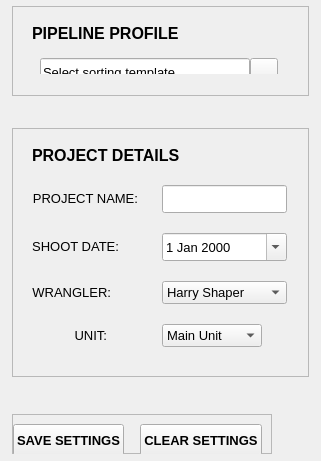
            <widget class="QWidget" name="frame02_main_settings" native="true">
             <property name="sizePolicy">
              <sizepolicy hsizetype="Preferred" vsizetype="Preferred">
               <horstretch>0</horstretch>
               <verstretch>0</verstretch>
              </sizepolicy>
             </property>
             <property name="minimumSize">
              <size>
               <width>250</width>
               <height>440</height>
              </size>
             </property>
             <property name="maximumSize">
              <size>
               <width>400</width>
               <height>250000</height>
              </size>
             </property>
             <property name="font">
              <font>
               <family>Segoe UI</family>
               <pointsize>10</pointsize>
              </font>
             </property>
             <layout class="QVBoxLayout" name="verticalLayout_15">
              <property name="spacing">
               <number>8</number>
              </property>
              <property name="leftMargin">
               <number>12</number>
              </property>
              <property name="topMargin">
               <number>4</number>
              </property>
              <property name="rightMargin">
               <number>12</number>
              </property>
              <property name="bottomMargin">
               <number>0</number>
              </property>
              <item>
               <layout class="QVBoxLayout" name="verticalLayout_16">
                <property name="spacing">
                 <number>34</number>
                </property>
                <property name="bottomMargin">
                 <number>10</number>
                </property>
                <item>
                 <widget class="QFrame" name="frame_pipelineProfile">
                  <property name="minimumSize">
                   <size>
                    <width>0</width>
                    <height>90</height>
                   </size>
                  </property>
                  <property name="maximumSize">
                   <size>
                    <width>16777215</width>
                    <height>86</height>
                   </size>
                  </property>
                  <property name="frameShape">
                   <enum>QFrame::StyledPanel</enum>
                  </property>
                  <property name="frameShadow">
                   <enum>QFrame::Raised</enum>
                  </property>
                  <layout class="QVBoxLayout" name="verticalLayout_17">
                   <item>
                    <layout class="QVBoxLayout" name="verticalLayout_18">
                     <property name="spacing">
                      <number>6</number>
                     </property>
                     <property name="leftMargin">
                      <number>10</number>
                     </property>
                     <property name="topMargin">
                      <number>8</number>
                     </property>
                     <property name="rightMargin">
                      <number>12</number>
                     </property>
                     <property name="bottomMargin">
                      <number>12</number>
                     </property>
                     <item>
                      <widget class="QLabel" name="title_pipelineProfile">
                       <property name="font">
                        <font>
                         <family>Segoe UI</family>
                         <pointsize>12</pointsize>
                         <weight>87</weight>
                         <bold>true</bold>
                        </font>
                       </property>
                       <property name="text">
                        <string>PIPELINE PROFILE</string>
                       </property>
                       <property name="indent">
                        <number>0</number>
                       </property>
                      </widget>
                     </item>
                     <item>
                      <widget class="QWidget" name="widget_6" native="true">
                       <property name="minimumSize">
                        <size>
                         <width>200</width>
                         <height>0</height>
                        </size>
                       </property>
                       <property name="maximumSize">
                        <size>
                         <width>800</width>
                         <height>16777215</height>
                        </size>
                       </property>
                       <layout class="QHBoxLayout" name="horizontalLayout_13">
                        <property name="spacing">
                         <number>0</number>
                        </property>
                        <property name="leftMargin">
                         <number>0</number>
                        </property>
                        <item>
                         <layout class="QHBoxLayout" name="horizontalLayout_16">
                          <property name="spacing">
                           <number>0</number>
                          </property>
                          <item>
                           <widget class="QLabel" name="label_configFile">
                            <property name="text">
                             <string/>
                            </property>
                           </widget>
                          </item>
                          <item>
                           <widget class="QLineEdit" name="lineEdit_7">
                            <property name="sizePolicy">
                             <sizepolicy hsizetype="Expanding" vsizetype="Fixed">
                              <horstretch>0</horstretch>
                              <verstretch>0</verstretch>
                             </sizepolicy>
                            </property>
                            <property name="minimumSize">
                             <size>
                              <width>0</width>
                              <height>28</height>
                             </size>
                            </property>
                            <property name="text">
                             <string>Select sorting template...</string>
                            </property>
                            <property name="readOnly">
                             <bool>true</bool>
                            </property>
                           </widget>
                          </item>
                          <item>
                           <widget class="QPushButton" name="btn_browseConfig">
                            <property name="minimumSize">
                             <size>
                              <width>28</width>
                              <height>28</height>
                             </size>
                            </property>
                            <property name="maximumSize">
                             <size>
                              <width>26</width>
                              <height>26</height>
                             </size>
                            </property>
                            <property name="text">
                             <string/>
                            </property>
                            <property name="icon">
                             <iconset>
                              <normaloff>../../course_notes/icons/browse_file_icon.png</normaloff>../../course_notes/icons/browse_file_icon.png</iconset>
                            </property>
                            <property name="flat">
                             <bool>false</bool>
                            </property>
                           </widget>
                          </item>
                         </layout>
                        </item>
                       </layout>
                      </widget>
                     </item>
                    </layout>
                   </item>
                  </layout>
                 </widget>
                </item>
                <item>
                 <widget class="QFrame" name="frame_projectDetails">
                  <property name="minimumSize">
                   <size>
                    <width>0</width>
                    <height>215</height>
                   </size>
                  </property>
                  <property name="maximumSize">
                   <size>
                    <width>16777215</width>
                    <height>400</height>
                   </size>
                  </property>
                  <property name="frameShape">
                   <enum>QFrame::StyledPanel</enum>
                  </property>
                  <property name="frameShadow">
                   <enum>QFrame::Raised</enum>
                  </property>
                  <layout class="QVBoxLayout" name="verticalLayout_19">
                   <property name="spacing">
                    <number>6</number>
                   </property>
                   <item>
                    <layout class="QVBoxLayout" name="verticalLayout_20">
                     <property name="spacing">
                      <number>20</number>
                     </property>
                     <property name="leftMargin">
                      <number>10</number>
                     </property>
                     <property name="topMargin">
                      <number>8</number>
                     </property>
                     <property name="rightMargin">
                      <number>12</number>
                     </property>
                     <property name="bottomMargin">
                      <number>20</number>
                     </property>
                     <item>
                      <widget class="QLabel" name="title_projectDetails">
                       <property name="font">
                        <font>
                         <family>Segoe UI</family>
                         <pointsize>12</pointsize>
                         <weight>87</weight>
                         <bold>true</bold>
                        </font>
                       </property>
                       <property name="text">
                        <string>PROJECT DETAILS</string>
                       </property>
                       <property name="indent">
                        <number>0</number>
                       </property>
                      </widget>
                     </item>
                     <item>
                      <layout class="QFormLayout" name="formLayout">
                       <property name="horizontalSpacing">
                        <number>24</number>
                       </property>
                       <item row="0" column="0">
                        <widget class="QLabel" name="label_projectName">
                         <property name="minimumSize">
                          <size>
                           <width>0</width>
                           <height>0</height>
                          </size>
                         </property>
                         <property name="text">
                          <string>PROJECT NAME:</string>
                         </property>
                         <property name="alignment">
                          <set>Qt::AlignRight|Qt::AlignTrailing|Qt::AlignVCenter</set>
                         </property>
                        </widget>
                       </item>
                       <item row="0" column="1">
                        <widget class="QLineEdit" name="input_projectName">
                         <property name="sizePolicy">
                          <sizepolicy hsizetype="Preferred" vsizetype="Fixed">
                           <horstretch>0</horstretch>
                           <verstretch>0</verstretch>
                          </sizepolicy>
                         </property>
                         <property name="minimumSize">
                          <size>
                           <width>0</width>
                           <height>28</height>
                          </size>
                         </property>
                         <property name="maximumSize">
                          <size>
                           <width>16777215</width>
                           <height>28</height>
                          </size>
                         </property>
                         <property name="font">
                          <font>
                           <family>Segoe UI</family>
                           <pointsize>10</pointsize>
                          </font>
                         </property>
                        </widget>
                       </item>
                       <item row="1" column="0">
                        <widget class="QLabel" name="label_shootDate">
                         <property name="minimumSize">
                          <size>
                           <width>75</width>
                           <height>0</height>
                          </size>
                         </property>
                         <property name="text">
                          <string>SHOOT DATE:</string>
                         </property>
                         <property name="alignment">
                          <set>Qt::AlignRight|Qt::AlignTrailing|Qt::AlignVCenter</set>
                         </property>
                        </widget>
                       </item>
                       <item row="1" column="1">
                        <widget class="QDateEdit" name="input_shootDate">
                         <property name="sizePolicy">
                          <sizepolicy hsizetype="Preferred" vsizetype="Fixed">
                           <horstretch>0</horstretch>
                           <verstretch>0</verstretch>
                          </sizepolicy>
                         </property>
                         <property name="minimumSize">
                          <size>
                           <width>0</width>
                           <height>28</height>
                          </size>
                         </property>
                         <property name="calendarPopup">
                          <bool>true</bool>
                         </property>
                        </widget>
                       </item>
                       <item row="2" column="0">
                        <widget class="QLabel" name="label_wrangler">
                         <property name="minimumSize">
                          <size>
                           <width>75</width>
                           <height>0</height>
                          </size>
                         </property>
                         <property name="text">
                          <string>WRANGLER:</string>
                         </property>
                         <property name="alignment">
                          <set>Qt::AlignRight|Qt::AlignTrailing|Qt::AlignVCenter</set>
                         </property>
                        </widget>
                       </item>
                       <item row="2" column="1">
                        <widget class="QComboBox" name="input_wrangler">
                         <item>
                          <property name="text">
                           <string>Harry Shaper</string>
                          </property>
                         </item>
                         <item>
                          <property name="text">
                           <string>Samuel Barnett</string>
                          </property>
                         </item>
                         <item>
                          <property name="text">
                           <string>Harveen Bahia</string>
                          </property>
                         </item>
                         <item>
                          <property name="text">
                           <string>Jade Gavin</string>
                          </property>
                         </item>
                        </widget>
                       </item>
                       <item row="3" column="0">
                        <widget class="QLabel" name="label_unit">
                         <property name="minimumSize">
                          <size>
                           <width>75</width>
                           <height>0</height>
                          </size>
                         </property>
                         <property name="text">
                          <string>UNIT:</string>
                         </property>
                         <property name="alignment">
                          <set>Qt::AlignRight|Qt::AlignTrailing|Qt::AlignVCenter</set>
                         </property>
                        </widget>
                       </item>
                       <item row="3" column="1">
                        <widget class="QComboBox" name="input_unit">
                         <property name="maximumSize">
                          <size>
                           <width>100</width>
                           <height>16777215</height>
                          </size>
                         </property>
                         <property name="contextMenuPolicy">
                          <enum>Qt::DefaultContextMenu</enum>
                         </property>
                         <property name="acceptDrops">
                          <bool>false</bool>
                         </property>
                         <property name="currentText">
                          <string>Main Unit</string>
                         </property>
                         <item>
                          <property name="text">
                           <string>Main Unit</string>
                          </property>
                         </item>
                         <item>
                          <property name="text">
                           <string>2nd Unit</string>
                          </property>
                         </item>
                         <item>
                          <property name="text">
                           <string>Splinter Unit</string>
                          </property>
                         </item>
                         <item>
                          <property name="text">
                           <string>Drone Unit</string>
                          </property>
                         </item>
                        </widget>
                       </item>
                      </layout>
                     </item>
                    </layout>
                   </item>
                  </layout>
                 </widget>
                </item>
                <item alignment="Qt::AlignLeft">
                 <widget class="QFrame" name="frame_button_row">
                  <property name="sizePolicy">
                   <sizepolicy hsizetype="Expanding" vsizetype="Fixed">
                    <horstretch>0</horstretch>
                    <verstretch>0</verstretch>
                   </sizepolicy>
                  </property>
                  <property name="minimumSize">
                   <size>
                    <width>0</width>
                    <height>40</height>
                   </size>
                  </property>
                  <property name="maximumSize">
                   <size>
                    <width>16777215</width>
                    <height>34</height>
                   </size>
                  </property>
                  <property name="frameShape">
                   <enum>QFrame::StyledPanel</enum>
                  </property>
                  <property name="frameShadow">
                   <enum>QFrame::Raised</enum>
                  </property>
                  <layout class="QHBoxLayout" name="horizontalLayout_17">
                   <property name="spacing">
                    <number>0</number>
                   </property>
                   <property name="leftMargin">
                    <number>0</number>
                   </property>
                   <item>
                    <layout class="QHBoxLayout" name="horizontalLayout_18">
                     <property name="spacing">
                      <number>16</number>
                     </property>
                     <item>
                      <widget class="QPushButton" name="btnSaveSettings_2">
                       <property name="minimumSize">
                        <size>
                         <width>105</width>
                         <height>32</height>
                        </size>
                       </property>
                       <property name="maximumSize">
                        <size>
                         <width>130</width>
                         <height>34</height>
                        </size>
                       </property>
                       <property name="font">
                        <font>
                         <family>Segoe UI</family>
                         <pointsize>10</pointsize>
                         <weight>75</weight>
                         <bold>true</bold>
                        </font>
                       </property>
                       <property name="text">
                        <string>SAVE SETTINGS</string>
                       </property>
                      </widget>
                     </item>
                     <item>
                      <widget class="QPushButton" name="btnClearSettings_2">
                       <property name="minimumSize">
                        <size>
                         <width>105</width>
                         <height>32</height>
                        </size>
                       </property>
                       <property name="maximumSize">
                        <size>
                         <width>130</width>
                         <height>34</height>
                        </size>
                       </property>
                       <property name="font">
                        <font>
                         <family>Segoe UI</family>
                         <pointsize>10</pointsize>
                         <weight>75</weight>
                         <bold>true</bold>
                        </font>
                       </property>
                       <property name="text">
                        <string>CLEAR SETTINGS</string>
                       </property>
                      </widget>
                     </item>
                    </layout>
                   </item>
                  </layout>
                 </widget>
                </item>
               </layout>
              </item>
             </layout>
            </widget>
